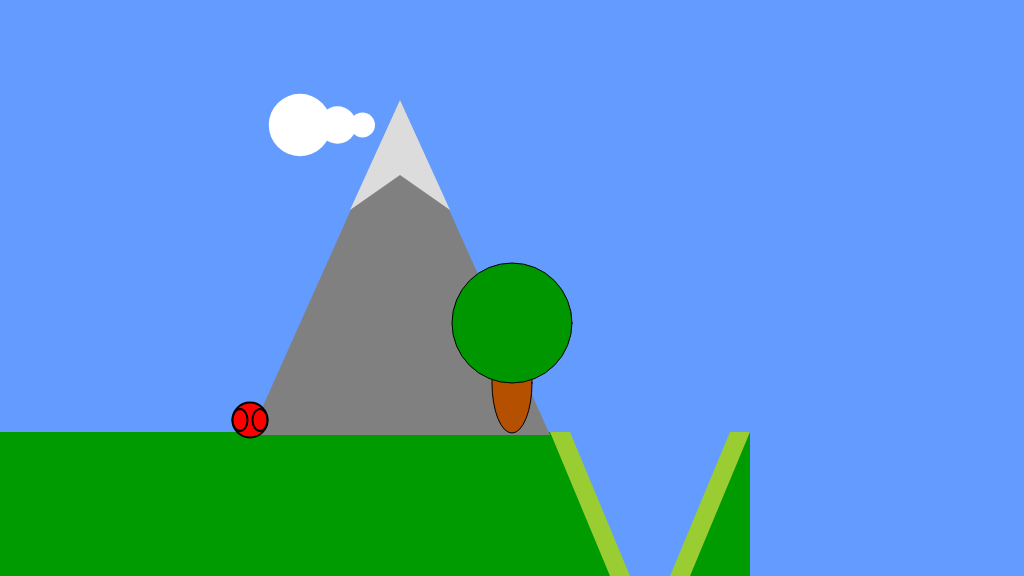
Frame 1 (no input)
Frame 60 (no input): identical to frame 1, image omitted
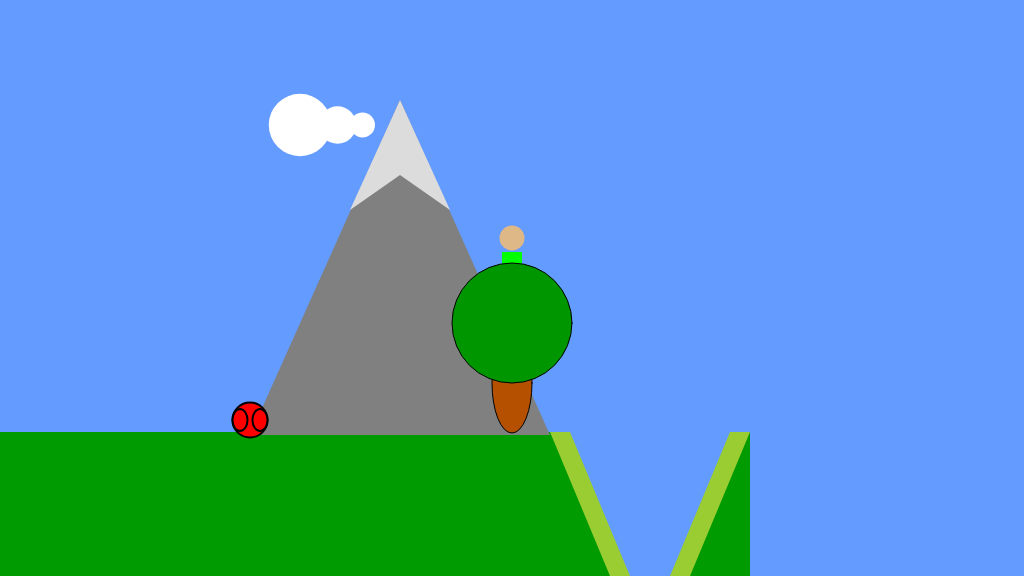
Frame 120 (the mouse pressed at the canvas centre since frame 60)

The p5.js sketch that drew these frames (run headless with seeded random() and noise() and a simulated clock; from frame 60 on, the mouse is pressed at the canvas centre):

// p5.js sketch
// ── sketch.js
/*

The Game Project

2b - using variables

*/

var floorPos_y;

var gameChar_x;
var gameChar_y;

var treePos_x;
var treePos_y;

var canyon;
var collectable;

var mountain;
var cloud;

function setup()
{
	createCanvas(1024, 576);
	floorPos_y = 432; //NB. we are now using a variable for the floor position

	//NB. We are now using the built in variables height and width
	gameChar_x = width/2;
	gameChar_y = floorPos_y;

	treePos_x = width/2;
	treePos_y = height/2;

  // object canyon
  canyon = {
      x_pos: 550,
      width: 100
	}

    collectable = {
        x_pos: 100,
        y_pos: 100,
        size: 1
    }

    mountain = {
        x: 200,
        size: 1
    }

    cloud = {
        x: 300,
        scale: 1.25
    }
}

function draw()
{
	background(100, 155, 255); //fill the sky blue

	noStroke();
	fill(0, 155, 0);
	rect(0, floorPos_y, height, width - floorPos_y); //draw some green ground

	// GAME CHARACTER BELOW ----------
    fill(222, 184, 135); // THE HEAD
    ellipse(gameChar_x, gameChar_y - 50, 25);

    fill(0, 255, 0); // THE BODY
    rect(gameChar_x - 10, gameChar_y - 36, 20, 15);

    fill(0); // THE LEGS
    rect(gameChar_x + 2, gameChar_y - 20, 3, 12);
    rect(gameChar_x - 5, gameChar_y - 20, 3, 12);

    fill(0, 0, 255); // THE BOARD
    rect(gameChar_x - 15, gameChar_y - 10, 30, 8);

    fill(0); // THE WHEELS
    ellipse(gameChar_x - 15, gameChar_y - 6, 5, 15);
    ellipse(gameChar_x + 15, gameChar_y - 6, 5, 15);

    // DRAW THE MOUNTAIN -------------
    noStroke();
    fill(128, 128, 128);
    triangle(mountain.x + 50, 435, mountain.x + 200, 100, mountain.x + 350, 435)

    // add snow caps to the mountain
    noStroke();
    fill(220, 220, 220);
    beginShape();
    vertex(mountain.x + 200, 100);
    vertex(mountain.x + 150, 210);
    vertex(mountain.x + 200, 175);
    vertex(mountain.x + 250, 210);
    vertex(mountain.x + 200, 100);
    endShape();


    // DRAW THE TREE ----------------
    stroke(0);
    strokeWeight(1);
    fill(180, 80, 0); // THE LEAVES
    ellipse(treePos_x, treePos_y + 95, 40, 100);
    fill(0, 150, 0); // THE TRUNK
    ellipse(treePos_x, treePos_y + 35, 120, 120);

    // DRAW THE CANYON ---------------
     noStroke();
    fill(100,155,255); // THE VALLEY
    rect(canyon.x_pos , 430, 200, 370);

    // LEFT END OF CANYON
    fill(154, 205, 50);
    rect(canyon.x_pos, floorPos_y, 20, 300)
    triangle(canyon.x_pos + 20, floorPos_y, canyon.x_pos + 20, height, canyon.x_pos + 80, height);
    fill(0,155,0);
    triangle(canyon.x_pos, floorPos_y, canyon.x_pos, height, canyon.x_pos + 60, height);
    
    // RIGHT END OF CANYON
    fill(154, 205, 50);
    rect(canyon.x_pos + 180, floorPos_y, 20, 300)
    triangle(canyon.x_pos + 180, floorPos_y, canyon.x_pos + 180, height, canyon.x_pos +120, height);
    fill(0,155,0);
    triangle(canyon.x_pos + 200, floorPos_y, canyon.x_pos + 140, height, canyon.x_pos + 200, height);



    // DRAW THE COLLECTABLE ----------
    stroke(0);
    strokeWeight(2);
		
    fill(255, 0 , 0); // THE BODY OF THE BASKETBALL	
    ellipse(collectable.x_pos + 150 * collectable.size, 
            collectable.y_pos + 320, 
            35 * collectable.size);	
    ellipse(collectable.x_pos + 140 * collectable.size, 
            collectable.y_pos + 320,	
            15 * collectable.size, 
            22 * collectable.size);	
    ellipse(collectable.x_pos + 160 * collectable.size, 
            collectable.y_pos + 320,
            15 * collectable.size,
            22 * collectable.size);


    // DRAW THE CLOUD ----------------
    noStroke();
    fill(255);
    ellipse(cloud.x, 125, 50 * cloud.scale, 50 * cloud.scale);
    ellipse(cloud.x + 30 * cloud.scale, 125, 30 * cloud.scale, 30 * cloud.scale);
    ellipse(cloud.x + 50 * cloud.scale, 125, 20 * cloud.scale, 20 * cloud.scale);
}

function mousePressed()
{
    gameChar_x = mouseX;
    gameChar_y = mouseY;
}
